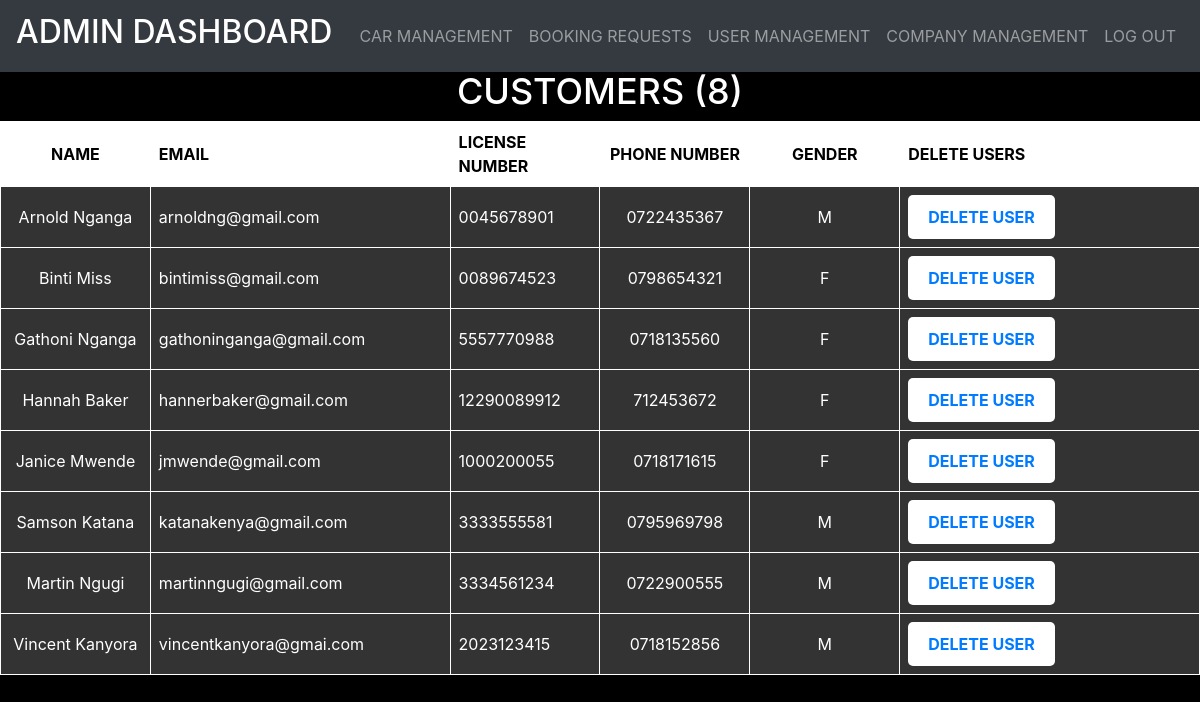
Screenshot of /adminusers.php with the database file from the repository.
### tables this page shows
CREATE TABLE `users` (
  `FNAME` varchar(255) NOT NULL,
  `LNAME` varchar(255) NOT NULL,
  `EMAIL` varchar(255) NOT NULL,
  `LIC_NUM` varchar(255) NOT NULL,
  `PHONE_NUMBER` varchar(11) NOT NULL,
  `PASSWORD` varchar(255) NOT NULL,
  `GENDER` varchar(255) NOT NULL
);

### adminusers.php (the view, shortened to what this page needs)
<!DOCTYPE html>
<html lang="en">
<head>
    <link rel="stylesheet" href="slick.css">
    <link rel="stylesheet" href="style.css">
    <link rel="stylesheet" href="fixed.css">
    <link rel="stylesheet" href="bootstrap.min.css">
</head>
<body  data-spy="scroll" data-target="#navbarResponsive">
<?php
require_once('connection.php');
$query="select *from users";
$queryy=mysqli_query($con,$query);
$num=mysqli_num_rows($queryy);
?>
<nav class="navbar navbar-expand-lg navbar-dark bg-dark fixed-top">
        <a class="navbar-brand" href="admindash.php">
            <h2>ADMIN DASHBOARD</h2>
        </a>
        <div class="collapse navbar-collapse" id="navbarResponsive">
            <ul class="navbar-nav ml-auto">
                <li class="nav-item">
                    <a class="nav-link" href="admindash.php">CAR MANAGEMENT</a>
                </li>
                <li  class="nav-item">
                    <a class="nav-link"  href="adminbooking.php">BOOKING REQUESTS</a>
                </li>
                <li  class="nav-item">
                    <a class="nav-link"  href="adminusers.php">USER MANAGEMENT</a>
                </li>
                <li  class="nav-item">
                    <a class="nav-link"  href="admincompanymanagement.php">COMPANY MANAGEMENT</a>
                </li>
                <li class="nav-item">
                  <a class="nav-link" href="#" onclick="if(confirm('Are you sure you want to log out?')) { location.href='index.php'; }"><?php session_destroy();?>LOG OUT</a>
                </li>
            </ul>
        </div>
    </nav>
    <div>
      <h1 class="header">CUSTOMERS (<?php echo $num ?>)</h1>
      <div>
        <div>
            <table class="content-table">
                <thead>
                    <tr>
                        <th>NAME</th>
                        <th>EMAIL</th>
                        <th>LICENSE NUMBER</th>
                        <th>PHONE NUMBER</th>
                        <th>GENDER</th>
                        <th>DELETE USERS</th>
                    </tr>
                  </thead>
                  <tbody>
                    <?php
                    while($res=mysqli_fetch_array($queryy)){
                    ?>
                    <tr  class="active-row">
                        <td><?php echo $res['FNAME']."  ".$res['LNAME'];?></php></td>
                        <td><?php echo $res['EMAIL'];?></php></td>
                        <td><?php echo $res['LIC_NUM'];?></php></td>
                        <td><?php echo $res['PHONE_NUMBER'];?></php></td>
                        <td><?php echo $res['GENDER'];?></php></td>
                        <td><button type="submit" class="but" name="approve" onclick="return confirm('Are you sure you want to delete this user?')"><a href="deleteuser.php?id=<?php echo $res['EMAIL']?>">DELETE USER</a></button></td>
                    </tr>
                    <?php } ?>
                  </tbody>
              </table>
          </div>
        </div>
      </div>
</body>
</html>

### style.css (style rules this page uses)
body { margin: 0; padding: 0; color: black; font-family:'Lato', sans-serif ; }
.navbar-nav { display: flex; justify-content: center; }

### fixed.css (style rules this page uses)
.fixed-top { -webkit-backface-visibility: hidden; }

### adminusers.php (style rules this page uses)
body { background-color: black; color: white; }
.content-table th { background-color: white; color: black; }
.content-table td { background-color: black; color: white; }
.content-table .active-row td { background-color: #333333; }
.but { background-color: white; color: white; border: none; padding: 10px 20px; border-radius: 5px; text-decoration: none; font-size: 16px; font-weight: bold; cursor: pointer; }
.header { font-size: 36px; text-align: center; margin-top: 70px; color: white; }
.content-table { border-collapse: collapse; width: 100%; }
.content-table td, .content-table th { border: 1px solid white; padding: 8px; }
.content-table td:first-child, .content-table th:first-child { width: 10%; text-align: center; }
.content-table td:nth-child(2), .content-table th:nth-child(2) { width: 20%; }
.content-table td:nth-child(3), .content-table th:nth-child(3) { width: 10%; }
.content-table td:nth-child(4), .content-table th:nth-child(4) { width: 10%; text-align: center; }
.content-table td:nth-child(5), .content-table th:nth-child(5) { width: 10%; text-align: center; }
.content-table td:nth-child(6), .content-table th:nth-child(6) { width: 20%; }

### rows the page displays
users: FNAME "Arnold", LNAME "Nganga", EMAIL "arnoldng@gmail.com", LIC_NUM "0045678901", PHONE_NUMBER "0722435367", GENDER "M"
users: FNAME "Binti", LNAME "Miss", EMAIL "bintimiss@gmail.com", LIC_NUM "0089674523", PHONE_NUMBER "0798654321", GENDER "F"
users: FNAME "Gathoni", LNAME "Nganga", EMAIL "gathoninganga@gmail.com", LIC_NUM "5557770988", PHONE_NUMBER "0718135560", GENDER "F"
users: FNAME "Hannah", LNAME "Baker", EMAIL "hannerbaker@gmail.com", LIC_NUM "12290089912", PHONE_NUMBER "712453672", GENDER "F"
users: FNAME "Janice", LNAME "Mwende", EMAIL "jmwende@gmail.com", LIC_NUM "1000200055", PHONE_NUMBER "0718171615", GENDER "F"
users: FNAME "Samson", LNAME "Katana", EMAIL "katanakenya@gmail.com", LIC_NUM "3333555581", PHONE_NUMBER "0795969798", GENDER "M"
users: FNAME "Martin", LNAME "Ngugi", EMAIL "martinngugi@gmail.com", LIC_NUM "3334561234", PHONE_NUMBER "0722900555", GENDER "M"
users: FNAME "Vincent", LNAME "Kanyora", EMAIL "vincentkanyora@gmai.com", LIC_NUM "2023123415", PHONE_NUMBER "0718152856", GENDER "M"

### other values shown
$num "8"
